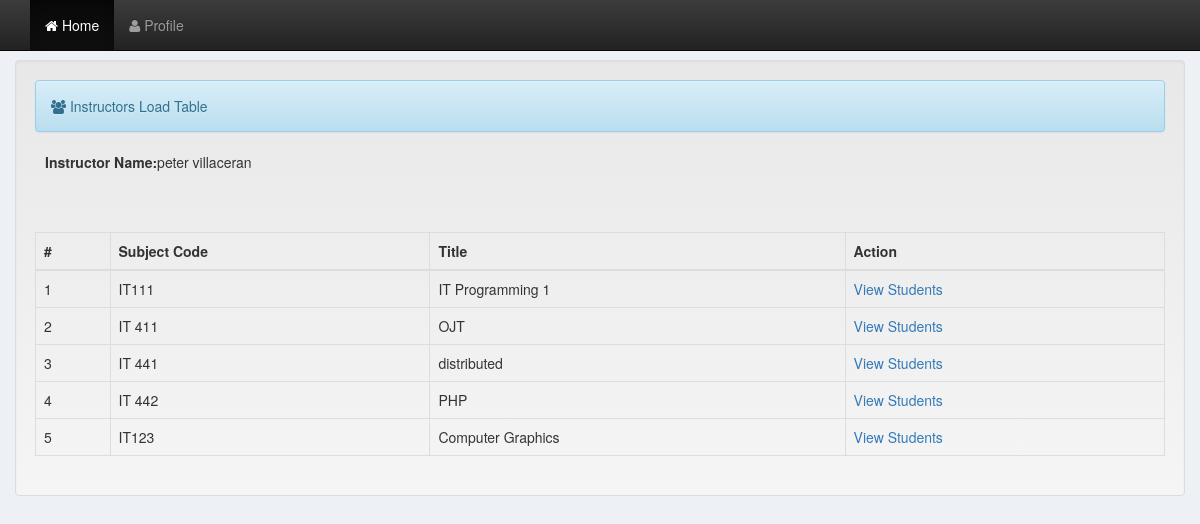
The page /instructor/home.php (signed in) on the database its author committed.
### tables this page shows
CREATE TABLE `instructor` (
  `instructor_id` int(11) NOT NULL,
  `fullname` varchar(35) NOT NULL,
  `username` varchar(35) NOT NULL,
  `password` varchar(35) NOT NULL
);

CREATE TABLE `subject` (
  `subject_id` int(11) NOT NULL,
  `code` varchar(35) NOT NULL,
  `title` varchar(35) NOT NULL,
  `unit` varchar(35) NOT NULL,
  `year` varchar(35) NOT NULL,
  `semester` varchar(35) NOT NULL,
  `pre_requisite` varchar(35) NOT NULL,
  `course_id` int(11) NOT NULL,
  `instructor_id` int(11) NOT NULL
);

### instructor/home.php (the view, shortened to what this page needs)
<?php include('../config/db.php');
include('include/navbar.php');
?>
  <?php include('include/edit_profile.php'); ?>
<!DOCTYPE html PUBLIC "-//W3C//DTD XHTML 1.0 Transitional//EN" "http://www.w3.org/TR/xhtml1/DTD/xhtml1-transitional.dtd">
<html xmlns="http://www.w3.org/1999/xhtml">
<head>
</head>
<body class="container-fluid">
<br>
<div class="well">
<div class="alert alert-info"><i class="fa fa-users"></i>&nbsp;Instructors Load Table</div>
<?php
		$instructor_query=mysql_query("select * from instructor where instructor_id = '$session_id'")
		or die(mysql_error());
			$row = mysql_fetch_array($instructor_query);
			?>
			<div class="row" style="margin-left:10px;">
				<span><strong>Instructor Name:</strong><?php echo $row['fullname']; ?>&nbsp;&nbsp;&nbsp;&nbsp;&nbsp;&nbsp;&nbsp;&nbsp;</span>
				</div>
				<br>
<table class="table table-bordered">
<thead>
        <tr>
            <br><br>
            <th style="font-size: 14px;">#</th>
            <th style="font-size: 14px;">Subject Code</th>
            <th style="font-size: 14px;">Title</th>
            <th style="font-size: 14px;">Action</th>
        </tr>
        </thead>
<?php
        $a = 0;
        $query = mysql_query("select * from subject where instructor_id = '$session_id'") or die(mysql_error());
        while ($subject_row = mysql_fetch_array($query)) {
            $a++;
            $id=$subject_row['subject_id'];
            						?>
            <tr>
                <td style="font-size: 14px;"><?php echo $a; ?></td>
                <td style="font-size: 14px;"><?php echo $subject_row['code']; ?></td>
                <td style="font-size: 14px;"><?php echo $subject_row['title'] ?></td>
                <td style="font-size: 14px;"><a href="load.php<?php echo '?subject_id=' . $id; ?>" title="View Students" style="text-decoration: none;">View Students</a></td>
  </tr>
  <?php
       }
        ?>
  </table>
</div>
</body>
</html>

### instructor/include/navbar.php (style rules this page uses)
body { background:#edf0f5 ; }

### rows shown on the page
instructor: fullname "peter villaceran"
subject: code "IT111", title "IT Programming 1"
subject: code "IT 411", title "OJT"
subject: code "IT 441", title "distributed"
subject: code "IT 442", title "PHP"
subject: code "IT123", title "Computer Graphics"
